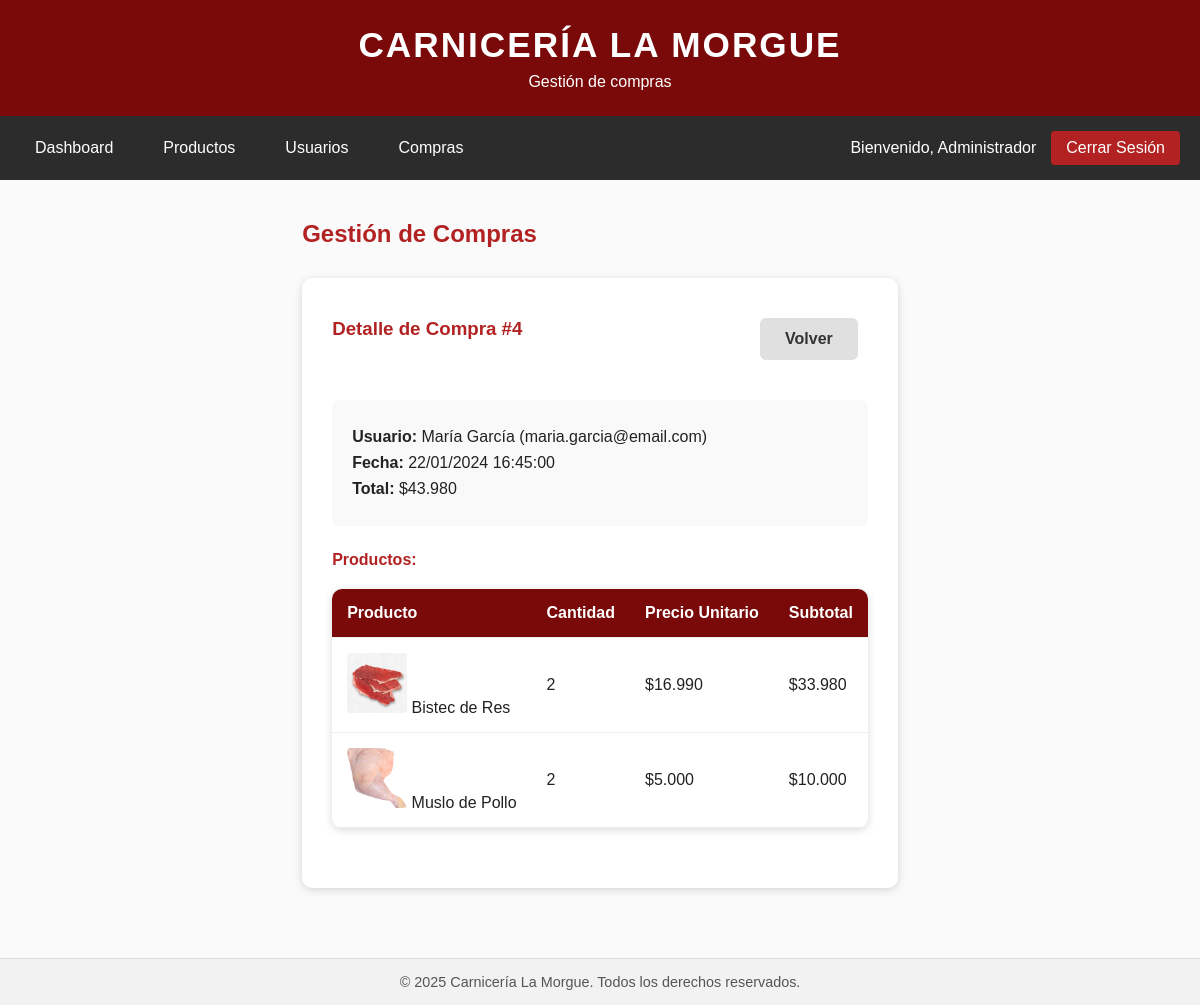
Page /admin/compras.php?ver=4 (signed in) on the committed database.
### tables this page shows
CREATE TABLE `compras` (
  `id` int(11) NOT NULL,
  `usuario_id` int(11) NOT NULL,
  `fecha` datetime DEFAULT current_timestamp(),
  `total` decimal(10,2) NOT NULL
);

CREATE TABLE `usuarios` (
  `id` int(11) NOT NULL,
  `nombre` varchar(100) NOT NULL,
  `email` varchar(100) NOT NULL,
  `password` varchar(255) NOT NULL,
  `rol` enum('admin','usuario') DEFAULT 'usuario'
);

CREATE TABLE `detalle_compra` (
  `id` int(11) NOT NULL,
  `compra_id` int(11) NOT NULL,
  `producto_id` int(11) NOT NULL,
  `cantidad` int(11) NOT NULL,
  `precio` decimal(10,2) NOT NULL
);

CREATE TABLE `productos` (
  `id` int(11) NOT NULL,
  `nombre` varchar(100) NOT NULL,
  `descripcion` text DEFAULT NULL,
  `precio` decimal(10,2) NOT NULL,
  `categoria` varchar(50) DEFAULT NULL,
  `stock` int(11) NOT NULL CHECK (`stock` >= 0),
  `imagen` varchar(255) DEFAULT NULL
);

### includes/funciones.php (called while the page is built, shortened)
<?php
function formatearPrecio($precio)
{
    return "$" . number_format($precio, 0, ',', '.');
}

### admin/compras.php (the view, shortened to what this page needs)
<?php
require_once "../includes/funciones.php";
$subtitulo = "Gestión de compras";
$esAdmin = true;
$compra_id = isset($_GET['ver']) && is_numeric($_GET['ver']) ? intval($_GET['ver']) : null;
$detalle_compra = null;
if ($compra_id) {
    $stmt = $conn->prepare("
        SELECT c.*, u.nombre as usuario_nombre, u.email as usuario_email
        FROM compras c
        JOIN usuarios u ON c.usuario_id = u.id
        WHERE c.id = ?
    ");
    $stmt->bind_param("i", $compra_id);
    $stmt->execute();
    $result = $stmt->get_result();
    $detalle_compra = $result->fetch_assoc();
    if ($detalle_compra) {
        $stmt = $conn->prepare("
            SELECT dc.*, p.nombre as producto_nombre, p.imagen
            FROM detalle_compra dc
            JOIN productos p ON dc.producto_id = p.id
            WHERE dc.compra_id = ?
        ");
        $stmt->bind_param("i", $compra_id);
        $stmt->execute();
        $result = $stmt->get_result();
        $productos = [];
        while ($row = $result->fetch_assoc()) {
            $productos[] = $row;
        }
    }
}
include "../includes/header.php";
include "../includes/navbar_admin.php";
?>
<main class="admin-main">
    <div class="container">
        <div class="page-header">
            <h2>Gestión de Compras</h2>
        </div>
        <?php if ($detalle_compra): ?>
            <div class="section">
                <div class="page-header">
                    <h3>Detalle de Compra #<?php echo $detalle_compra['id']; ?></h3>
                    <a href="compras.php" class="btn btn-secondary">Volver</a>
                </div>
                <div class="compra-info">
                    <p><strong>Usuario:</strong> <?php echo htmlspecialchars($detalle_compra['usuario_nombre']); ?> (<?php echo htmlspecialchars($detalle_compra['usuario_email']); ?>)</p>
                    <p><strong>Fecha:</strong> <?php echo date('d/m/Y H:i:s', strtotime($detalle_compra['fecha'])); ?></p>
                    <p><strong>Total:</strong> <?php echo formatearPrecio($detalle_compra['total']); ?></p>
                </div>
                <h4>Productos:</h4>
                <table class="data-table">
                    <thead>
                        <tr>
                            <th>Producto</th>
                            <th>Cantidad</th>
                            <th>Precio Unitario</th>
                            <th>Subtotal</th>
                        </tr>
                    </thead>
                    <tbody>
                        <?php foreach ($productos as $producto): ?>
                            <tr>
                                <td>
                                    <?php if ($producto['imagen']): ?>
                                        <img src="../uploads/productos/<?php echo htmlspecialchars($producto['imagen']); ?>"
                                             alt="<?php echo htmlspecialchars($producto['producto_nombre']); ?>"
                                             class="product-thumb">
                                    <?php endif; ?>
                                    <?php echo htmlspecialchars($producto['producto_nombre']); ?>
                                </td>
                                <td><?php echo $producto['cantidad']; ?></td>
                                <td><?php echo formatearPrecio($producto['precio']); ?></td>
                                <td><?php echo formatearPrecio($producto['precio'] * $producto['cantidad']); ?></td>
                            </tr>
                        <?php endforeach; ?>
                    </tbody>
                </table>
            </div>
        <?php endif; ?>
    </div>
</main>
<?php include "../includes/footer.php"; ?>

### includes/header.php (shortened to what this page needs)
<!DOCTYPE html>
<html lang="es">
<head>
    <?php
    $base_path = (strpos($_SERVER['PHP_SELF'], '/admin/') !== false || strpos($_SERVER['PHP_SELF'], '/user/')) ? '../' : '';
    ?>
    <link rel="stylesheet" href="<?php echo $base_path; ?>assets/css/estilos.css">
    <?php if (isset($esAdmin) && $esAdmin): ?>
        <link rel="stylesheet" href="<?php echo $base_path; ?>assets/css/admin.css">
    <?php endif; ?>
</head>
<body>
    <header>
        <h1>CARNICERÍA LA MORGUE</h1>
        <p><?php echo isset($subtitulo) ? $subtitulo : 'Calidad, frescura y servicio al alcance de un clic'; ?></p>
    </header>

### includes/navbar_admin.php
<nav class="navbar-admin">
    <div class="nav-container">
        <div class="nav-links">
            <a href="dashboard.php">Dashboard</a>
            <a href="productos.php">Productos</a>
            <a href="usuarios.php">Usuarios</a>
            <a href="compras.php">Compras</a>
        </div>
        <div class="nav-user">
            <span>Bienvenido, <?php echo htmlspecialchars($_SESSION['nombre']); ?></span>
            <a href="../logout.php" class="btn-logout">Cerrar Sesión</a>
        </div>
    </div>
</nav>

### includes/footer.php (shortened to what this page needs)
    <footer>
        <p>&copy; <?php echo date('Y'); ?> Carnicería La Morgue. Todos los derechos reservados.</p>
    </footer>
</body>
</html>

### assets/css/estilos.css (style rules this page uses)
* { margin: 0; padding: 0; box-sizing: border-box; }
body { font-family: Arial, Helvetica, sans-serif; background-color: #fafafa; color: #222; }
header { background-color: #7a0a0a; color: white; text-align: center; padding: 25px 10px; }
header h1 { font-size: 2.2em; letter-spacing: 2px; }
header p { margin-top: 8px; font-size: 1em; }
main { display: flex; justify-content: center; align-items: center; padding: 40px 20px; min-height: 70vh; }
.btn { display: inline-block; padding: 12px 25px; margin: 10px; text-decoration: none; font-weight: bold; border-radius: 6px; transition: 0.3s ease; }
footer { text-align: center; background-color: #f2f2f2; padding: 15px; font-size: 0.9em; color: #555; border-top: 1px solid #ddd; }
.navbar-user, .navbar-admin { background-color: #2c2c2c; color: white; padding: 15px 0; }
.nav-container { max-width: 1200px; margin: 0 auto; padding: 0 20px; display: flex; justify-content: space-between; align-items: center; }
.nav-links { display: flex; gap: 20px; }
.nav-links a { color: white; text-decoration: none; padding: 8px 15px; border-radius: 4px; transition: background-color 0.3s; }
.nav-user { display: flex; align-items: center; gap: 15px; }
.btn-logout { background-color: #b22222; color: white; padding: 8px 15px; border-radius: 4px; text-decoration: none; transition: background-color 0.3s; }
.btn-secondary { background-color: #e0e0e0; color: #333; border: none; padding: 12px 25px; border-radius: 6px; text-decoration: none; display: inline-block; cursor: pointer; transition: background-color 0.3s; }

### assets/css/admin.css (style rules this page uses)
.admin-main { padding: 40px 20px; min-height: 70vh; }
.admin-main .container { max-width: 1400px; margin: 0 auto; }
.admin-main h2 { margin-bottom: 30px; color: #b22222; }
.page-header { display: flex; justify-content: space-between; align-items: center; margin-bottom: 30px; }
.page-header h2, .page-header h3 { margin: 0; }
.data-table { width: 100%; background-color: white; border-collapse: collapse; border-radius: 10px; overflow: hidden; box-shadow: 0 2px 8px rgba(0, 0, 0, 0.15); margin-bottom: 30px; }
.data-table th, .data-table td { padding: 15px; text-align: left; border-bottom: 1px solid #eee; }
.data-table th { background-color: #7a0a0a; color: white; font-weight: bold; }
.product-thumb { width: 60px; height: 60px; object-fit: cover; border-radius: 4px; }
.section { background-color: white; padding: 30px; border-radius: 10px; box-shadow: 0 2px 8px rgba(0, 0, 0, 0.15); margin-bottom: 30px; }
.section h3, .section h4 { margin-bottom: 20px; color: #b22222; }
.compra-info { background-color: #f9f9f9; padding: 20px; border-radius: 6px; margin-bottom: 25px; }
.compra-info p { margin: 8px 0; }

### rows in the picture
compras: id "4", usuario.nombre "María García", usuario.email "maria.garcia@email.com", fecha "22/01/2024 16:45:00", total "$43.980"
detalle_compra: producto.imagen (picture), producto.nombre "Bistec de Res", cantidad "2", precio "$16.990", formatearPrecio($producto['precio'] * $producto['cantidad']) "$33.980"
detalle_compra: producto.imagen (picture), producto.nombre "Muslo de Pollo", cantidad "2", precio "$5.000", formatearPrecio($producto['precio'] * $producto['cantidad']) "$10.000"

### other values in the picture
$subtitulo "Gestión de compras"
$_SESSION['nombre'] "Administrador"
